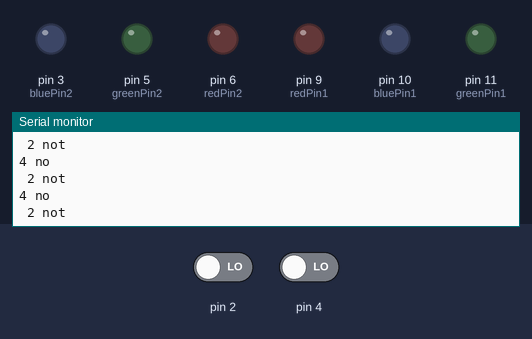
Recording of a sketch running on a simulated Arduino Uno, built with avr-gcc and run on an emulated ATmega328P. Parts: output pins drawn as LEDs (lit = HIGH), the last lines printed to the serial monitor. The test bench sets the inputs (shaded band); at power-on: pin 2 LOW, pin 4 LOW.

Above: at 1.2 s.
1.3 s: pin 2 driven HIGH
2.8 s: pin 2 driven LOW and pin 4 driven HIGH
At 3.5 s:
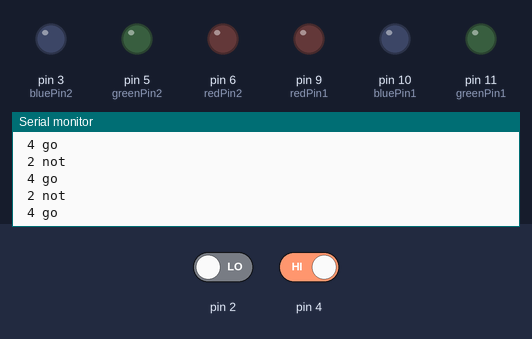
5.8 s: pin 4 driven LOW
8.8 s: pin 2 driven HIGH
11.8 s: pin 2 driven LOW and pin 4 driven HIGH
At 12.7 s:
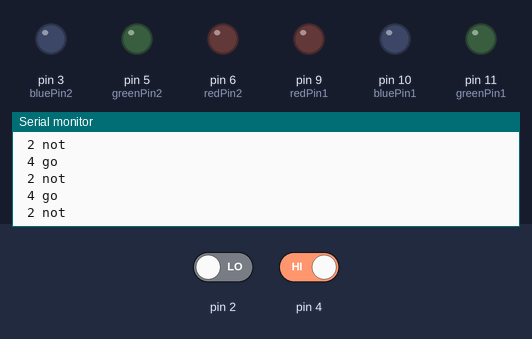

Measured:
- after the input at 2.8 s, the serial monitor: prints a new line after 0.08 s (image 1)
- after the input at 11.8 s, the serial monitor: prints a new line after 0.07 s (image 2)

The sketch:

testfile.ino
```cpp
int redPin1 = 9;
int greenPin1 = 11;
int bluePin1 = 10;
int redPin2 = 6;
int greenPin2 = 5;
int bluePin2 = 3;

int r = 0;
int g = 0;
int b = 0;

void compColor(int red, int green, int blue) {
  while ( r != red || g != green || b != blue ) {
    if ( r < red ) r += 1;
    if ( r > red ) r -= 1;

    if ( g < green ) g += 1;
    if ( g > green ) g -= 1;

    if ( b < blue ) b += 1;
    if ( b > blue ) b -= 1;

    _compColor();
    delay(10);
  }
}

void _compColor(){
  analogWrite(redPin1, r);
  analogWrite(greenPin1, g);
  analogWrite(bluePin1, b);
  analogWrite(redPin2, (255-r));
  analogWrite(greenPin2, (255-g));
  analogWrite(bluePin2, (255-b));
}
void _setColor() {
  analogWrite(redPin1, r);
  analogWrite(greenPin1, g);
  analogWrite(bluePin1, b);
  analogWrite(redPin2, r);
  analogWrite(greenPin2, g);
  analogWrite(bluePin2, b);
}

void setup() {
  pinMode(redPin1, OUTPUT);
  pinMode(greenPin1, OUTPUT);
  pinMode(bluePin1, OUTPUT);
  pinMode(redPin2, OUTPUT);
  pinMode(greenPin2, OUTPUT);
  pinMode(bluePin2, OUTPUT);
  pinMode(2, INPUT);
  pinMode(4, INPUT);
  Serial.begin(9600);
}

void loop() {

    int switchpin2 = digitalRead(2);
    int switchpin4 = digitalRead(4);
    if(switchpin2 == 1){
      Serial.println(" 2 go");
    }
    if(switchpin4 == 1){
      Serial.println(" 4 go");
    }
    if(switchpin2 == 0){
      Serial.println(" 2 not ");
    }
    if(switchpin4 == 0){
      Serial.println("4 no ");
    }

}
```
